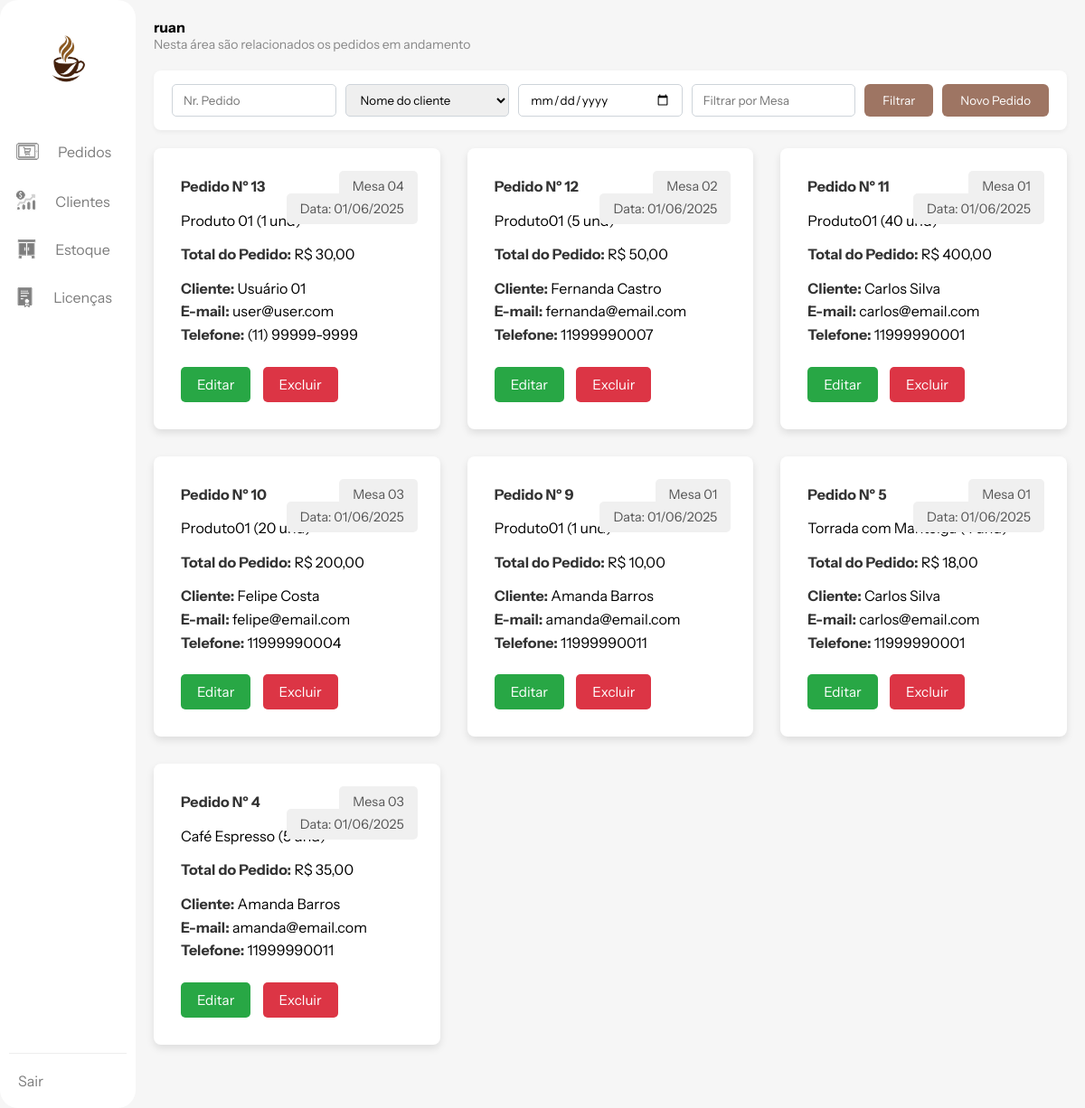
/views/pedidos.php (signed in), run on the app's committed database.
### tables this page shows
CREATE TABLE IF NOT EXISTS `pedidos` (
  `pedido_id` int NOT NULL AUTO_INCREMENT,
  `cliente_id` int NOT NULL,
  `data_pedido` date NOT NULL,
  `valor` decimal(10,2) NOT NULL,
  `mesa` varchar(50) DEFAULT NULL,
  PRIMARY KEY (`pedido_id`)
);

CREATE TABLE IF NOT EXISTS `clientes` (
  `cliente_id` int NOT NULL AUTO_INCREMENT,
  `nome` varchar(100) NOT NULL,
  `email` varchar(100) DEFAULT NULL,
  `telefone` varchar(20) DEFAULT NULL,
  `cpf` varchar(14) DEFAULT NULL,
  PRIMARY KEY (`cliente_id`)
);

### views/pedidos.php (the view, shortened to what this page needs)
<?php
include(__DIR__ . '/../config/conexao.php');
$pedidos = [];
$filtro_nr_pedido = isset($_GET['filtro_nr_pedido']) ? $mysqli->real_escape_string($_GET['filtro_nr_pedido']) : '';
$filtro_data_pedido = isset($_GET['filtro_data_pedido']) ? $mysqli->real_escape_string($_GET['filtro_data_pedido']) : '';
$filtro_mesa = isset($_GET['filtro_mesa']) ? $mysqli->real_escape_string($_GET['filtro_mesa']) : '';
$sql_select = "
    SELECT
        p.pedido_id,
        p.data_pedido,
        p.valor AS valor_total_pedido,
        p.mesa,
        c.nome AS cliente_nome,
        c.email AS cliente_email,
        c.telefone AS cliente_telefone,
        c.cliente_id,
        ip.produto_id,
        ip.quantidade AS item_quantidade,
        GROUP_CONCAT(CONCAT(ip.produto_nome, ' (', ip.quantidade, ' und)') SEPARATOR '<br>') AS itens_pedido
    FROM
        pedidos p
    JOIN
        clientes c ON p.cliente_id = c.cliente_id
    LEFT JOIN
        item_pedido ip ON p.pedido_id = ip.pedido_id
    WHERE 1=1
";
$sql_select .= " GROUP BY p.pedido_id, p.data_pedido, p.valor, p.mesa, c.nome, c.email, c.telefone, c.cliente_id, ip.produto_id, ip.quantidade ORDER BY p.pedido_id DESC";
if ($stmt = $mysqli->prepare($sql_select)) {
    $stmt->execute();
    $result = $stmt->get_result();
    while ($row = $result->fetch_assoc()) {
        $pedidos[] = $row;
    }
} else {
    $_SESSION['mensagem_erro'] = (isset($_SESSION['mensagem_erro']) ? $_SESSION['mensagem_erro'] . " | " : "") . "Erro ao buscar pedidos (prepare): " . $mysqli->error;
}
?>
<!DOCTYPE html>
<html lang="pt-br">
<head>
    <link rel="stylesheet" href="../public/css/pedidos.css">
</head>
<body>
    <nav>
        <a href="dashboard.php">
            <img src="../public/img/logo.png" alt="Logo Alvorada" />
        </a>
        <div class="nav-item">
            <img src="../public/icons/pedidos.png" alt="Ícone Pedidos" />
            <span>
                <a href="pedidos.php">Pedidos</a>
            </span>
        </div>
        <div class="nav-item">
            <img src="../public/icons/clientes.png" alt="Ícone Clientes" />
            <span>
                <a href="clientes.php">Clientes</a>
            </span>
        </div>
        <div class="nav-item">
            <img src="../public/icons/estoque.png" alt="Ícone Estoque" />
            <span>
                <a href="estoque.php">Estoque</a>
            </span>
        </div>
        <div class="nav-item">
            <img src="../public/icons/licenca.png" alt="Ícone Licenças" />
            <span>
                <a href="licencas.php">Licenças</a>
            </span>
        </div>
        <div class="nav-item logout">
            <span>
                <a href="../auth/logout.php">Sair</a>
            </span>
        </div>
    </nav>
    <div class="main">
        <div class="header">
            <b><?php echo $_SESSION['nome_usuario'] ?? 'Usuário'; ?></b>
            <p class="subtext">Nesta área são relacionados os pedidos em andamento</p>
        </div>
        <form method="GET" action="pedidos.php" class="filter-bar" style="margin-bottom: 20px; display: flex; gap: 10px; flex-wrap: wrap;">
            <input type="text" name="filtro_nr_pedido" placeholder="Nr. Pedido" value="<?php echo htmlspecialchars($filtro_nr_pedido); ?>" style="flex: 1; min-width: 120px;">
            <select name="filtro_nome_cliente" style="flex: 1; min-width: 150px;">
                <option value="">Nome do cliente</option>
            </select>
            <input type="date" name="filtro_data_pedido" value="<?php echo htmlspecialchars($filtro_data_pedido); ?>" style="flex: 1; min-width: 150px;">
            <input type="text" name="filtro_mesa" placeholder="Filtrar por Mesa" value="<?php echo htmlspecialchars($filtro_mesa); ?>" style="flex: 1; min-width: 120px;">
            <button type="submit" class="btn" style="padding: 10px 20px; background: #9e7563; color: white; border: none; border-radius: 6px; cursor: pointer;">Filtrar</button>
            <button type="button" onclick="document.getElementById('popupPedido').style.display='flex'"
                style="padding: 10px 20px; background: #9e7563; color: white; border: none; border-radius: 6px; cursor: pointer;">
                Novo Pedido
            </button>
        </form>
        <div class="cards">
            <?php if (empty($pedidos)): ?>
                <p style="text-align: center; margin-top: 20px; width: 100%;">Nenhum pedido encontrado. Crie um novo pedido!</p>
            <?php else: ?>
                <?php foreach ($pedidos as $pedido): ?>
                    <div class="card">
                        <p><strong>Pedido Nº <?php echo htmlspecialchars($pedido['pedido_id']); ?></strong></p>
                        <p>
                            <?php echo nl2br(htmlspecialchars($pedido['itens_pedido'] ?? '')); ?>
                        </p>
                        <p><strong>Total do Pedido:</strong> R$ <?php echo number_format($pedido['valor_total_pedido'] ?? 0, 2, ',', '.'); ?></p>
                        <p><strong>Cliente:</strong> <?php echo htmlspecialchars($pedido['cliente_nome'] ?? ''); ?><br>
                            <strong>E-mail:</strong> <?php echo htmlspecialchars($pedido['cliente_email'] ?? ''); ?><br>
                            <strong>Telefone:</strong> <?php echo htmlspecialchars($pedido['cliente_telefone'] ?? ''); ?>
                        </p>
                        <div class="info-tag">Mesa <?php echo htmlspecialchars($pedido['mesa'] ?? ''); ?></div>
                        <div class="info-tag" style="top: 50px;">Data: <?php echo date('d/m/Y', strtotime($pedido['data_pedido'] ?? 'now')); ?></div>
                        <div style="margin-top: 10px;">
                            <button class="btn-edit"
                                onclick="openEditModal(
                                    <?php echo htmlspecialchars(json_encode($pedido['pedido_id'] ?? 0)); ?>,
                                    <?php echo htmlspecialchars(json_encode($pedido['cliente_id'] ?? 0)); ?>,
                                    <?php echo htmlspecialchars(json_encode($pedido['mesa'] ?? '')); ?>,
                                    <?php echo htmlspecialchars(json_encode($pedido['produto_id'] ?? 0)); ?>,
                                    <?php echo htmlspecialchars(json_encode($pedido['item_quantidade'] ?? 0)); ?>
                                )">
                                Editar
                            </button>
                            <form method="POST" action="pedidos.php" style="display:inline;" onsubmit="return confirm('Tem certeza que deseja excluir este pedido?');">
                                <button type="submit" name="excluir_pedido" class="btn-delete">Excluir</button>
                            </form>
                        </div>
                    </div>
                <?php endforeach; ?>
            <?php endif; ?>
        </div>
        </div>
</body>
</html>

### public/css/pedidos.css (style rules this page uses)
* { font-family: "Instrument Sans", sans-serif; box-sizing: border-box; margin: 0; padding: 0; }
body { margin: 0; font-family: Roboto, sans-serif; background-color: #F6F6F6; display: flex; height: 100vh; overflow: hidden; }
nav { width: 150px; background-color: white; border-radius: 20px; padding: 20px 10px; display: flex; flex-direction: column; align-items: center; gap: 30px; box-sizing: border-box; }
nav .nav-item a { padding: 10px; border-radius: 5px; text-decoration: none; color: #7D7D7D; transition: 0.2s ease; }
nav img { width: 100px; height: 100px; }
.nav-item { display: flex; align-items: center; gap: 10px; cursor: pointer; }
.nav-item img { width: 27px; height: 27px; }
.nav-item span { color: #7D7D7D; font-size: 16px; font-family: Instrument Sans; }
.nav-item:nth-child(3) img, .nav-item:nth-child(4) img, .nav-item:nth-child(5) img { width: 23px; height: 23px; }
.main { flex: 1; padding: 30px; }
.header { margin-bottom: 20px; }
.subtext { color: #888; font-size: 14px; }
.filter-bar { display: flex; gap: 10px; margin-bottom: 20px; }
select, button { padding: 8px; border-radius: 5px; border: 1px solid #ccc; }
.btn { background-color: #9e7563; color: white; border: none; cursor: pointer; }
.cards { display: grid; grid-template-columns: repeat(auto-fit, minmax(250px, 1fr)); gap: 15px; }
.card { background-color: white; padding: 15px; border-radius: 10px; box-shadow: 0 2px 5px rgba(0, 0, 0, 0.1); }
.logout { margin-top: auto; padding-top: 20px; border-top: 1px solid #eee; width: 100%; text-align: center; }

### views/pedidos.php (style rules this page uses)
.cards { display: grid; grid-template-columns: repeat(3, 1fr); gap: 30px; padding-bottom: 50px; */ }
.card { box-shadow: 0 4px 8px rgba(0, 0, 0, 0.1); border-radius: 8px; padding: 30px; background-color: white; position: relative; display: flex; flex-direction: column; justify-content: space-between; min-height: 220px; }
.card p { margin-bottom: 12px; line-height: 1.6; }
.card p strong { color: #333; }
.card .info-tag { position: absolute; background-color: #f0f0f0; padding: 8px 15px; border-radius: 5px; font-size: 0.9em; color: #555; white-space: nowrap; z-index: 1; }
.card .info-tag:first-of-type { top: 25px; right: 25px; }
.card .info-tag:nth-of-type(2) { top: 65px; right: 25px; }
.btn-edit { padding: 10px 18px; background: #28a745; color: white; border: none; border-radius: 5px; cursor: pointer; margin-right: 10px; font-size: 0.95em; transition: background-color 0.3s ease; }
.btn-delete { padding: 10px 18px; background: #dc3545; color: white; border: none; border-radius: 5px; cursor: pointer; font-size: 0.95em; transition: background-color 0.3s ease; }
body { height: 100vh; display: flex; flex-direction: row; }
.main { flex-grow: 1; overflow-y: auto; padding: 20px; box-sizing: border-box; }
.filter-bar { background-color: white; padding: 15px 20px; border-radius: 8px; box-shadow: 0 2px 5px rgba(0,0,0,0.05); }
.filter-bar select, .filter-bar input[type="date"], .filter-bar input[type="text"] { padding: 8px 12px; border: 1px solid #ced4da; border-radius: 5px; }
.filter-bar button.btn { background: #6c757d; transition: background-color 0.3s ease; }

### data on the page
pedidos: pedido_id "13", itens_pedido "Produto 01 (1 und)", valor "30,00", cliente.nome "Usuário 01", cliente.email "user@user.com", cliente.telefone "(11) 99999-9999", mesa "04", data_pedido "01/06/2025"
pedidos: pedido_id "12", itens_pedido "Produto01 (5 und)", valor "50,00", cliente.nome "Fernanda Castro", cliente.email "fernanda@email.com", cliente.telefone "11999990007", mesa "02", data_pedido "01/06/2025"
pedidos: pedido_id "11", itens_pedido "Produto01 (40 und)", valor "400,00", cliente.nome "Carlos Silva", cliente.email "carlos@email.com", cliente.telefone "11999990001", mesa "01", data_pedido "01/06/2025"
pedidos: pedido_id "10", itens_pedido "Produto01 (20 und)", valor "200,00", cliente.nome "Felipe Costa", cliente.email "felipe@email.com", cliente.telefone "11999990004", mesa "03", data_pedido "01/06/2025"
pedidos: pedido_id "9", itens_pedido "Produto01 (1 und)", valor "10,00", cliente.nome "Amanda Barros", cliente.email "amanda@email.com", cliente.telefone "11999990011", mesa "01", data_pedido "01/06/2025"
pedidos: pedido_id "5", itens_pedido "Torrada com Manteiga (4 und)", valor "18,00", cliente.nome "Carlos Silva", cliente.email "carlos@email.com", cliente.telefone "11999990001", mesa "01", data_pedido "01/06/2025"
pedidos: pedido_id "4", itens_pedido "Café Espresso (5 und)", valor "35,00", cliente.nome "Amanda Barros", cliente.email "amanda@email.com", cliente.telefone "11999990011", mesa "03", data_pedido "01/06/2025"

### other printed values
$_SESSION['nome_usuario'] "ruan"
